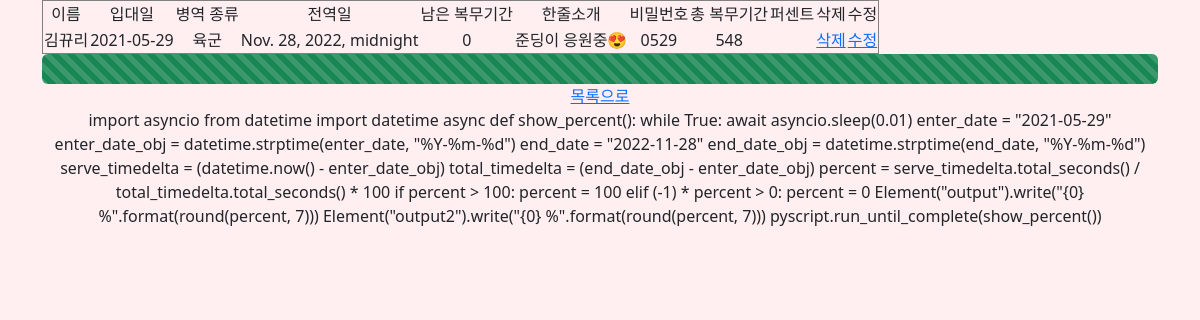
/fake_gundori/soldier/13, run on the app's committed database.
### fake_gundori/models.py (models this page shows, shortened)
class Soldier(models.Model):
    name = models.CharField(max_length=20, verbose_name='이름')
    password = models.CharField(max_length=20, verbose_name='비밀번호', default="password")
    enter_date = models.DateTimeField(verbose_name='입대일')
    army_choice = models.CharField(choices=ARMY_CHOICE, max_length=30, null=True, verbose_name='복무선택')
    bio = models.CharField(max_length=200, null=True, blank=True, verbose_name='한줄소개')
    @property
    def end_date(self):
        enter_date = self.enter_date
        army_choice = self.army_choice
        if army_choice == "육군":
            end_date = enter_date + relativedelta(months=18) + relativedelta(days=-1)
        if army_choice == "해군":
            end_date = enter_date + relativedelta(months=20) + relativedelta(days=-1)
        if army_choice == "공군":
            end_date = enter_date + relativedelta(months=21) + relativedelta(days=-1)
        if army_choice == "공익":
            end_date = enter_date + relativedelta(months=21) + relativedelta(days=-1)
        if army_choice == "해병대":
            end_date = enter_date + relativedelta(months=18) + relativedelta(days=-1)
        return end_date
    @property
    def remain_days(self):
        end_date = self.end_date
        remain_days = (end_date - timezone.now()).days
        if remain_days < 0:
            remain_days = 0
        return remain_days
    @property
    def total_days(self):
        end_date = self.end_date
        enter_date = self.enter_date
        return (end_date - enter_date).days
    @property
    def percent(self):
        end_date = self.end_date
        enter_date = self.enter_date
        serve_timedelta = (timezone.now() - enter_date) # datetime.timedelta object
        total_timedelta = (end_date - enter_date) #datetime.timedelta object
        percent = serve_timedelta.total_seconds() / total_timedelta.total_seconds() * 100
        if percent > 100:
            percent = 100
        if percent < 0:
            percent = 0
        return round(percent)

### fake_gundori/views.py (the view)
# urls.py: path('soldier/<int:pk>', views.SoldierDetailView.as_view(), name='soldier_detail'),
class SoldierDetailView(generic.DetailView):
    model = Soldier
    template_name = 'soldier_detail.html'
    def get_context_data(self, *args, **kwargs):
        context = super(SoldierDetailView, self).get_context_data(*args, **kwargs)
        myobject = self.object
        context['pct'] = myobject.percent
        return context

### fake_gundori/templates/soldier_detail.html (shortened to what this page needs)
{% extends "base_generic.html" %}
{% block title %}
<link rel="stylesheet" href="https://pyscript.net/latest/pyscript.css" />
{% endblock %}
{% block content %}
<div class="container themed-container text-center">
    <table border="1">
        <tr>
            <td>이름</td>
            <td>입대일</td>
            <td>병역 종류</td>
            <td>전역일</td>
            <td>남은 복무기간</td>
            <td>한줄소개</td>
            <td>비밀번호</td>
            <td>총 복무기간</td>
            <td>퍼센트</td>
            <td>삭제</td>
            <td>수정</td>
        </tr>
        <tr>
            <td>{{ soldier.name }}</td>
            <td>{{ soldier.enter_date|date:"Y-m-d" }}</td>
            <td>{{ soldier.army_choice }}</td>
            <td>{{ soldier.end_date }}</td>
            <td>{{ soldier.remain_days }}</td>
            <td>{{ soldier.bio }}</td>
            <td>{{ soldier.password }}</td>
            <td>{{ soldier.total_days }}</td>
            <td id="output"></td>
            <td>
                <a href="{{ soldier.id }}/delete">삭제</a>
            </td>
            <td>
                <a href="{{ soldier.id }}/update">수정</a>
            </td>
        </tr>
    </table>
    <div class="progress" style="height: 30px;">
        <div class="progress-bar progress-bar-striped progress-bar-animated bg-success" role="progressbar" style="width: {{ soldier.percent }}%;" aria-valuenow="{{ soldier.percent }}" aria-valuemin="0" aria-valuemax="100"></div>
    </div>
    <div>
        <a href="{% url 'soldier-list' %}">목록으로</a>
</div>
    <py-script>
    import asyncio
    from datetime import datetime
    async def show_percent():
        while True:
            await asyncio.sleep(0.01)
            enter_date = "{{ soldier.enter_date|date:"Y-m-d" }}"
            enter_date_obj = datetime.strptime(enter_date, "%Y-%m-%d")
            end_date = "{{ soldier.end_date|date:"Y-m-d" }}"
            end_date_obj = datetime.strptime(end_date, "%Y-%m-%d")
            serve_timedelta = (datetime.now() - enter_date_obj)
            total_timedelta = (end_date_obj - enter_date_obj)
            percent = serve_timedelta.total_seconds() / total_timedelta.total_seconds() * 100
            if percent > 100:
                percent = 100
            elif (-1) * percent > 0:
                percent = 0
            Element("output").write("{0} %".format(round(percent, 7)))
            Element("output2").write("{0} %".format(round(percent, 7)))
    pyscript.run_until_complete(show_percent())
    </py-script>
    {% endblock %}

### data on the page
Soldier: name "김뀨리", enter_date "2021-05-29", army_choice "육군", end_date "Nov. 28, 2022, midnight", remain_days "0", bio "준딩이 응원중😍", password "0529", total_days "548", end_date "2022-11-28"
